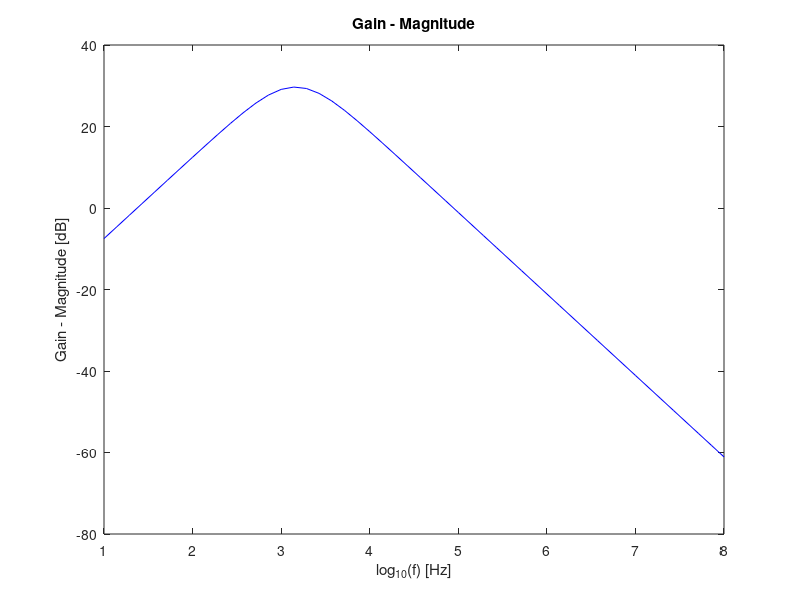
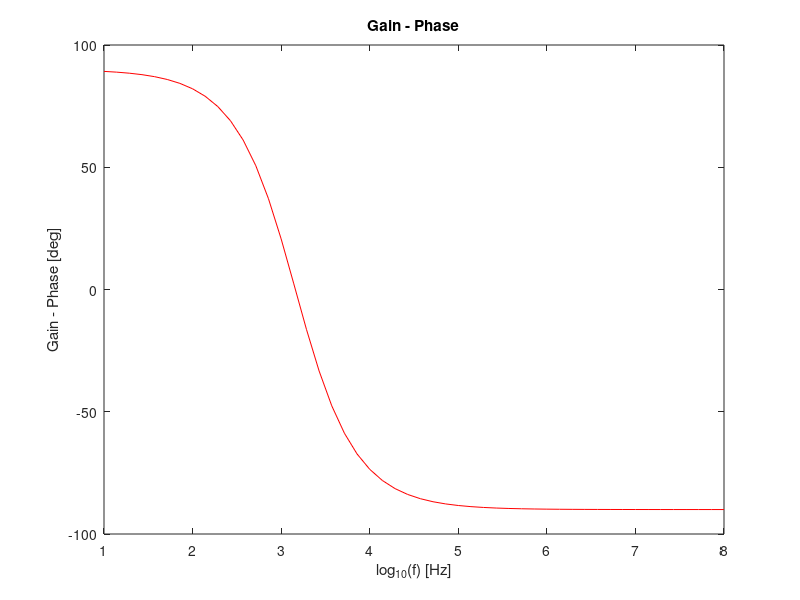

Write MATLAB code to recreate these figures, in order.
R1 = 500;
R2 = 1e3;
R3 = 300e3;
R4 = 5e3;
C1 = 220e-9;
C2 = 110e-9;


f_low = 1/(2*pi*C1*R1);
f_high = 1/(2*pi*C2*R2);

%CENTRAL FREQUENCY

f_c=sqrt(f_low*f_high)


%CENTRAL FREQUENCY DEVIATION
cfreq_dev = abs(f_c-1000)


%TRANSFER FUNCTION

%T = ((R1*C1*s)/(1+R1*C1*s))*(1+R3/R4)*(1/(1+R2*C2*s));


%INPUT IMPEDANCE (f=f_c)

ZI = R1 + 1/(2*pi*f_c*C1)


%OUTPUT IMPEDANCE (f=f_c)

ZO = 1/(2*pi*f_c*C2+1/R2)


%GAIN (f=f_c)

w=2*pi*f_c;
s=j*w;
T = ((R1*C1*s)/(1+R1*C1*s))*(1+R3/R4)*(1/(1+R2*C2*s));

Av_c = abs(T)


%GAIN (f=1kHz)

w=2*pi*1000;
s=j*w;
T = ((R1*C1*s)/(1+R1*C1*s))*(1+R3/R4)*(1/(1+R2*C2*s));

Av_1 = abs(T)


%GAIN DEVIATION
gain_dev = abs(Av_1-100)
 
 
%GAIN DEVIATION dB
Av_1_db = 20*log10(Av_1)
gain_dev_db = abs(Av_1_db-40)


%FREQUENCY RESPONSE

f=logspace(1,8); %Hz
for i=1:length(f)
w=2*pi*f(i);
s = j*w;

T(i) = ((R1*C1*s)/(1+R1*C1*s))*(1+R3/R4)*(1/(1+R2*C2*s));
Av = abs(T);
phase_Av = angle(T)*180/pi;

end


freq_db = figure ();
plot (log10(f), 20*log10(Av), "b");
xlabel ("log_{10}(f) [Hz]");
ylabel ("Gain - Magnitude [dB]");
title ("Gain - Magnitude");
print (freq_db, "freq_db.eps", "-depsc");

freq_p = figure ();
plot (log10(f), phase_Av, "r");
xlabel ("log_{10}(f) [Hz]");
ylabel ("Gain - Phase [deg]");
title ("Gain - Phase");
print (freq_p, "freq_p.eps", "-depsc");
